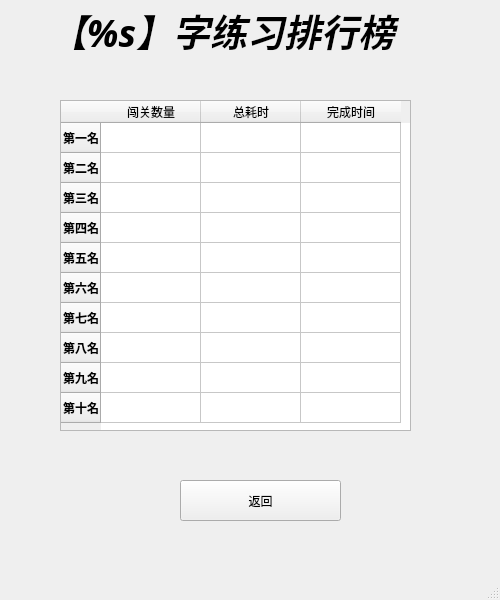
<?xml version="1.0" encoding="UTF-8"?>
<ui version="4.0">
 <class>MainWindow</class>
 <widget class="QMainWindow" name="MainWindow">
  <property name="geometry">
   <rect>
    <x>0</x>
    <y>0</y>
    <width>500</width>
    <height>600</height>
   </rect>
  </property>
  <property name="minimumSize">
   <size>
    <width>500</width>
    <height>600</height>
   </size>
  </property>
  <property name="maximumSize">
   <size>
    <width>500</width>
    <height>600</height>
   </size>
  </property>
  <property name="cursor">
   <cursorShape>ArrowCursor</cursorShape>
  </property>
  <property name="windowTitle">
   <string>MainWindow</string>
  </property>
  <widget class="QWidget" name="centralwidget">
   <widget class="QLabel" name="label">
    <property name="geometry">
     <rect>
      <x>50</x>
      <y>10</y>
      <width>361</width>
      <height>41</height>
     </rect>
    </property>
    <property name="font">
     <font>
      <family>楷体</family>
      <pointsize>28</pointsize>
      <weight>75</weight>
      <italic>true</italic>
      <bold>true</bold>
     </font>
    </property>
    <property name="text">
     <string>【%s】字练习排行榜</string>
    </property>
   </widget>
   <widget class="QTableWidget" name="tableWidget">
    <property name="geometry">
     <rect>
      <x>60</x>
      <y>100</y>
      <width>351</width>
      <height>331</height>
     </rect>
    </property>
    <row>
     <property name="text">
      <string>第一名</string>
     </property>
     <property name="font">
      <font>
       <family>Arial</family>
       <pointsize>9</pointsize>
       <weight>75</weight>
       <bold>true</bold>
      </font>
     </property>
     <property name="background">
      <color>
       <red>255</red>
       <green>255</green>
       <blue>0</blue>
      </color>
     </property>
    </row>
    <row>
     <property name="text">
      <string>第二名</string>
     </property>
     <property name="font">
      <font>
       <weight>75</weight>
       <bold>true</bold>
      </font>
     </property>
     <property name="background">
      <color>
       <red>255</red>
       <green>0</green>
       <blue>0</blue>
      </color>
     </property>
    </row>
    <row>
     <property name="text">
      <string>第三名</string>
     </property>
     <property name="font">
      <font>
       <weight>75</weight>
       <bold>true</bold>
      </font>
     </property>
     <property name="background">
      <color>
       <red>85</red>
       <green>255</green>
       <blue>0</blue>
      </color>
     </property>
    </row>
    <row>
     <property name="text">
      <string>第四名</string>
     </property>
     <property name="font">
      <font>
       <weight>75</weight>
       <bold>true</bold>
      </font>
     </property>
     <property name="background">
      <color>
       <red>170</red>
       <green>170</green>
       <blue>127</blue>
      </color>
     </property>
    </row>
    <row>
     <property name="text">
      <string>第五名</string>
     </property>
     <property name="font">
      <font>
       <weight>75</weight>
       <bold>true</bold>
      </font>
     </property>
     <property name="background">
      <color>
       <red>170</red>
       <green>170</green>
       <blue>127</blue>
      </color>
     </property>
    </row>
    <row>
     <property name="text">
      <string>第六名</string>
     </property>
     <property name="font">
      <font>
       <weight>75</weight>
       <bold>true</bold>
      </font>
     </property>
     <property name="background">
      <color>
       <red>170</red>
       <green>170</green>
       <blue>127</blue>
      </color>
     </property>
    </row>
    <row>
     <property name="text">
      <string>第七名</string>
     </property>
     <property name="font">
      <font>
       <weight>75</weight>
       <bold>true</bold>
      </font>
     </property>
     <property name="background">
      <color>
       <red>170</red>
       <green>170</green>
       <blue>127</blue>
      </color>
     </property>
    </row>
    <row>
     <property name="text">
      <string>第八名</string>
     </property>
     <property name="font">
      <font>
       <weight>75</weight>
       <bold>true</bold>
      </font>
     </property>
     <property name="background">
      <color>
       <red>170</red>
       <green>170</green>
       <blue>127</blue>
      </color>
     </property>
    </row>
    <row>
     <property name="text">
      <string>第九名</string>
     </property>
     <property name="font">
      <font>
       <weight>75</weight>
       <bold>true</bold>
      </font>
     </property>
     <property name="background">
      <color>
       <red>170</red>
       <green>170</green>
       <blue>127</blue>
      </color>
     </property>
    </row>
    <row>
     <property name="text">
      <string>第十名</string>
     </property>
     <property name="font">
      <font>
       <weight>75</weight>
       <bold>true</bold>
      </font>
     </property>
     <property name="background">
      <color>
       <red>170</red>
       <green>170</green>
       <blue>127</blue>
      </color>
     </property>
    </row>
    <column>
     <property name="text">
      <string>闯关数量</string>
     </property>
    </column>
    <column>
     <property name="text">
      <string>总耗时</string>
     </property>
    </column>
    <column>
     <property name="text">
      <string>完成时间</string>
     </property>
    </column>
   </widget>
   <widget class="QPushButton" name="return_button">
    <property name="geometry">
     <rect>
      <x>180</x>
      <y>480</y>
      <width>161</width>
      <height>41</height>
     </rect>
    </property>
    <property name="text">
     <string>返回</string>
    </property>
   </widget>
  </widget>
  <widget class="QMenuBar" name="menubar">
   <property name="geometry">
    <rect>
     <x>0</x>
     <y>0</y>
     <width>500</width>
     <height>22</height>
    </rect>
   </property>
  </widget>
  <widget class="QStatusBar" name="statusbar"/>
 </widget>
 <resources/>
 <connections/>
</ui>
